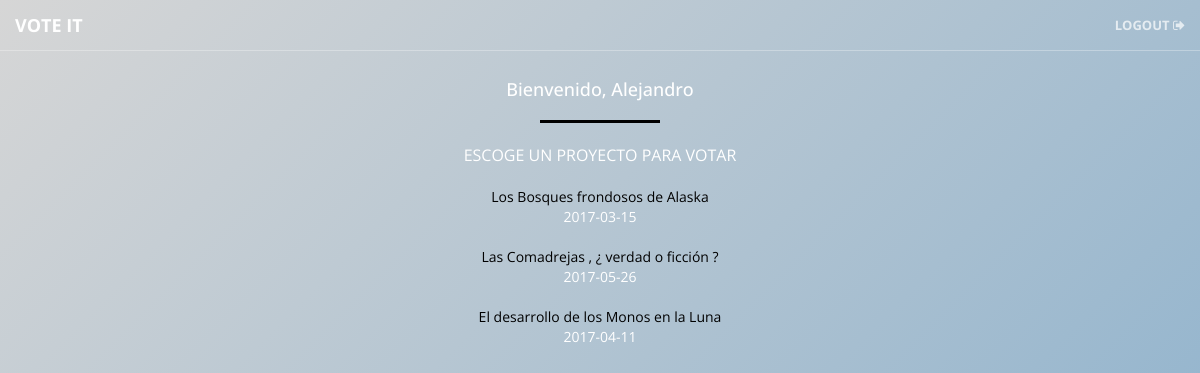
Page /mainalumno.php (signed in) on the committed database.
### tables this page shows
CREATE TABLE `tbl_proyecto` (
  `pro_id` int(11) NOT NULL,
  `pro_titulo` varchar(50) NOT NULL,
  `pro_fecha` date NOT NULL,
  `pro_estado` int(1) NOT NULL,
  `usp_id` int(11) NOT NULL
);

### mainalumno.php (the view, shortened to what this page needs)
<?php
  include("conexion.proc.php");
?>
<!DOCTYPE html>
<html lang="en">
<head>
    <link href="vendor/bootstrap/css/bootstrap.css" rel="stylesheet">
    <link href="vendor/font-awesome/css/font-awesome.min.css" rel="stylesheet" type="text/css">
    <link href="css/main.css" rel="stylesheet">
    <link rel="stylesheet" href="https://cdnjs.cloudflare.com/ajax/libs/font-awesome/4.7.0/css/font-awesome.min.css">
</head>
<body id="page-top">
  <nav id="mainNav" class="navbar navbar-default navbar-fixed-top">
      <div class="container-fluid">
          <div class="navbar-header">
              <a class="navbar-brand page-scroll" href="#page-top">VOTE IT</a>
          </div>
          <div class="collapse navbar-collapse" id="bs-example-navbar-collapse-1">
              <ul class="nav navbar-nav navbar-right">
                  <li>
                      <a class="page-scroll" href="cerrarsesion.proc.php">Logout <i class="fa fa-sign-out" aria-hidden="true"></i></a>
                  </li>
              </ul>
          </div>
      </div>
  </nav>
<div class="header22">
  <br/><br/><br/>
            <h1 id="homeHeading"><?php echo "<h4>Bienvenido, ".$_SESSION['nombre']."</h4>"; ?></h1>
            <hr>
            <p>ESCOGE UN PROYECTO PARA VOTAR</p>
            <?php
                if(isset($_SESSION['nombre']) ){
            ?>
            <?php
                $sql = "SELECT * FROM tbl_proyecto WHERE pro_estado = 1";
                $proyectos = mysqli_query($conexion, $sql);
                    if(mysqli_num_rows($proyectos)>0){
                      while($proyecto = mysqli_fetch_array($proyectos)){
                        echo "<a href='preguntasalumno.php?pro_id=".$proyecto['pro_id']."'>".$proyecto['pro_titulo']."</a><br>".$proyecto['pro_fecha']."<br>";
                        echo "<br/>";
                      }
                    } else {
                      echo "No hay proyectos!";
                      }
                } else {
                    $_SESSION['error']="Tienes que iniciar sesión primero!";
                    echo "No hay sesión";
                    header("location: login.php");
                }
            ?>
</div>
</body>
</html>

### css/main.css (style rules this page uses)
html, body { height: 100%; width: 100%; }
body { font-family: 'Open Sans', 'Helvetica Neue', Arial, sans-serif; }
hr { border-color: #000; border-width: 3px; max-width: 10%; }
a { -webkit-transition: all 0.35s; -moz-transition: all 0.35s; transition: all 0.35s; color: black; }
h1, h2, h3, h4, h5, h6 { font-family: 'Open Sans', 'Helvetica Neue', Arial, sans-serif; }
p { font-size: 16px; line-height: 1.5; margin-bottom: 20px; }
.navbar-default { background-color: white; border-color: rgba(34, 34, 34, 0.05); font-family: 'Open Sans', 'Helvetica Neue', Arial, sans-serif; -webkit-transition: all 0.35s; -moz-transition: all 0.35s; transition: all 0.35s; }
.navbar-default .navbar-header .navbar-brand { color: #337ab7; font-family: 'Open Sans', 'Helvetica Neue', Arial, sans-serif; font-weight: 700; text-transform: uppercase; }
.navbar-default .nav > li > a, .navbar-default .nav > li > a:focus { text-transform: uppercase; font-weight: 700; font-size: 13px; color: #222222; }
@media (min-width: 768px) { .navbar-default { background-color: transparent; border-color: rgba(255, 255, 255, 0.3); } }
@media (min-width: 768px) { .navbar-default .navbar-header .navbar-brand { color: rgba(255, 255, 255, 0.7); } }
@media (min-width: 768px) { .navbar-default .nav > li > a, .navbar-default .nav > li > a:focus { color: rgba(255, 255, 255, 0.7); } }
div.header22 { position: relative; width: 100%; height: 100%; min-height: auto; -webkit-background-size: cover; -moz-background-size: cover; background-size: cover; -o-background-size: cover; background-position: center; text-align: center; color: white; background: linear-gradient(135deg, rgba(214,214,214,1) 0%, rgba(134,174,204,1) 100%); }
body { webkit-tap-highlight-color: #222222; }

### rows in the picture
tbl_proyecto: pro_titulo "Los Bosques frondosos de Alaska", pro_fecha "2017-03-15"
tbl_proyecto: pro_titulo "Las Comadrejas , ¿ verdad o ficción ?", pro_fecha "2017-05-26"
tbl_proyecto: pro_titulo "El desarrollo de los Monos en la Luna", pro_fecha "2017-04-11"

### other values in the picture
$_SESSION['nombre'] "Alejandro"
